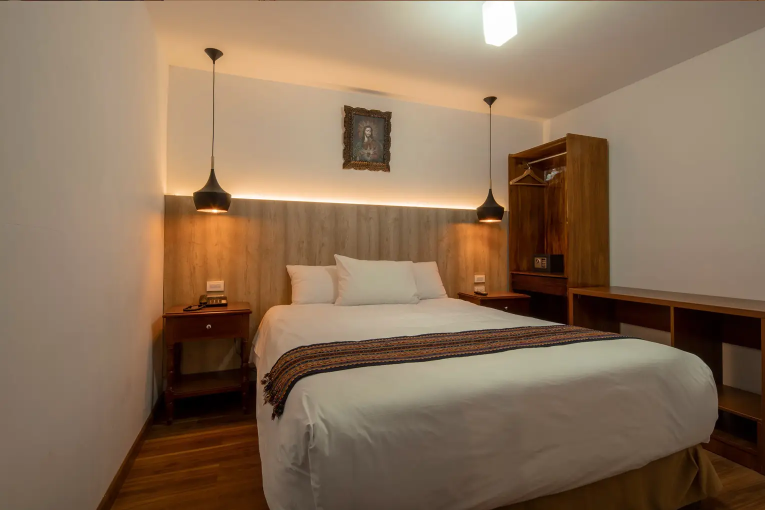
#> input picture hab simple.webp, 1530 x 1020 px (shown at 1/2 size)
$ python -i Roomtrack.py   (imports and definitions only)
#> lines starting #> are read from the running program, lines starting #| are printed output that depends on the picture
import customtkinter as ctk
import tkinter as tk
from tkinter import messagebox
from Roomtrack_login import login
from Roomtrack_Reservas import mostrar_reservas
from Roomtrack_Habitaciones import mostrar_habitaciones
from RoomTrack_Reportes import mostrar_reportes
from PIL import Image, ImageTk

# [1 line that did not run here, left out]
# [2 lines not run here, left out]
AzulRoomtrack= "#1E293B"
AzulBarra = "#1C2B4A"
Borde = "#E5E7EB"
Texto = "#F1F5F9"
subtexto = "#CBD5E1"

#Frame princiapal
# [1 line that did not run here, left out]
# [3 lines not run here, left out]

#Frame/wrapped barra
# [1 line that did not run here, left out]
# [2 lines not run here, left out]

#Barra
# [4 lines that did not run here, left out]
# [1 line not run here, left out]

# [1 line that did not run here, left out]
# [4 lines not run here, left out]

#Frame contenido
# [1 line that did not run here, left out]
# [1 line not run here, left out]

# [66 lines left out: function mostrar_inicio, not called in this run]


# [1 line that did not run here, left out]

def mostrar_principal(login_frame):
    login_frame.pack_forget()
    frame_p.pack(fill="both", expand=True)
    contenido.mostrar_inicio()

# [3 lines not run here, left out]

>>> import cv2
>>> picture = cv2.imread('hab simple.webp', cv2.IMREAD_GRAYSCALE)
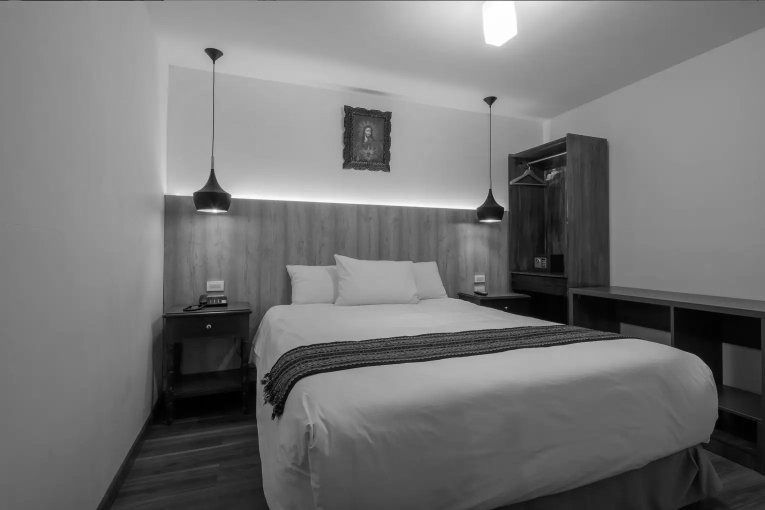
#> picture: shape (1020, 1530) (shown at 1/2 size); min 0, max 255, mean 116.7
#> (the run stopped early here; a loop or call above may not have finished)
